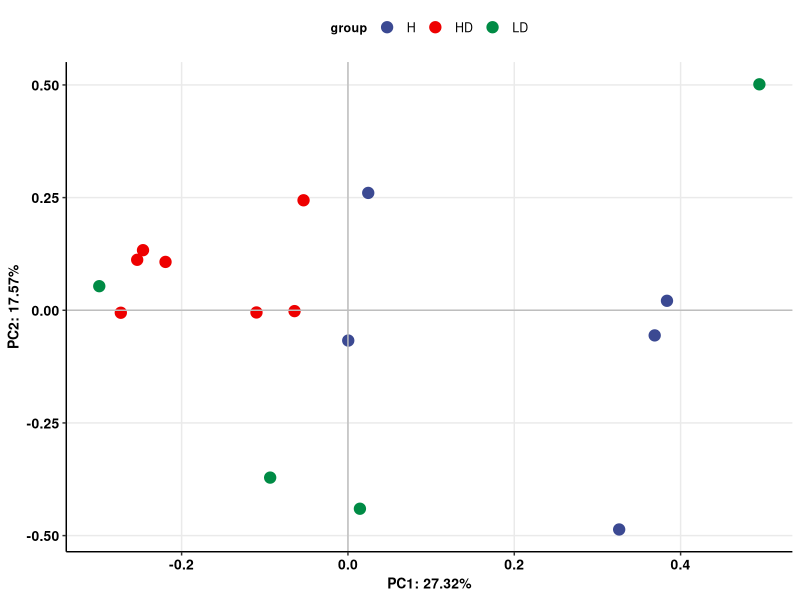
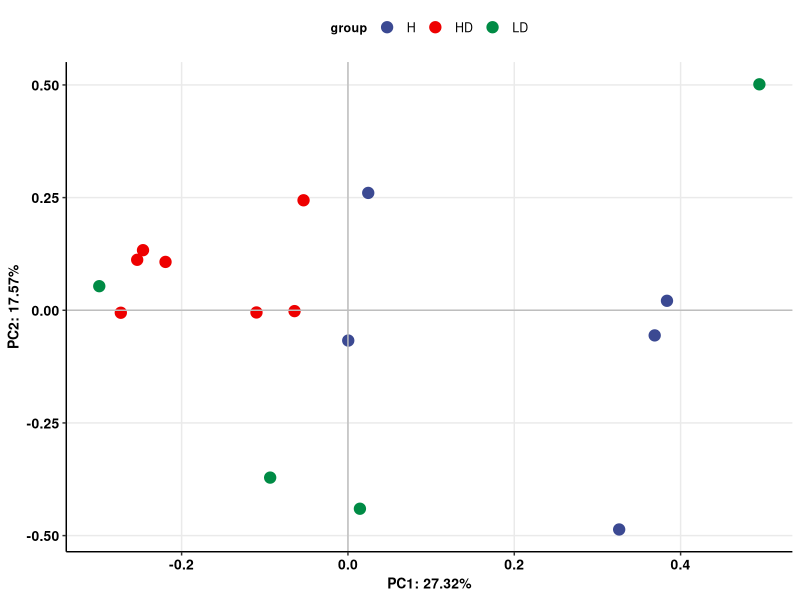

Write R code to recreate these figures, in order.
library(tidyverse)
library(vegan)
library(ggsci)


# # 设置参数和读入数据 -------------------------------------------------------------
# 默认使用PC1和PC2, 如果要用PC3, PC4改一下就好
use <- c("PC1", "PC2")

# 是否标准化数据, 默认进行标准化
is.scale <- T

# 读入数据, 每行是一个样本, 样本列名必须是sample
lh <- read.table("LH.csv", header = T, sep = ",", row.names = 1) 

# 样本分组信息第一列是sample, 第二列是group信息
lh.gr <- read_csv("LH_group.csv")


# pca 分析  -------------------------------------------------------------------------

pca_lh <- rda(lh,scale = is.scale)

#plot(pca_lh$CA$eig,type = "b")
#abline(h=mean(pca_lh$CA$eig),lwd=1,col="blue")

# 提取坐标信息
pc.df <- pca_lh$CA$u[,c(use[1], use[2])] %>% 
  as.data.frame() %>%  
  mutate(sample = rownames(.)) %>% 
  left_join(lh.gr, by = "sample")

# 计算每个主成分的贡献度
conb <- map_df(pca_lh$CA$eig, function(x){round(100* x/sum(pca_lh$CA$eig),2)})

p <- ggplot(pc.df, aes_string(use[1], use[2], color = "group")) + geom_point(size =3.5)+
  geom_vline(xintercept = 0,color = "gray") +
  geom_hline(yintercept = 0,color = "gray") + 
  labs(x = str_glue("{use[1]}: {conb[use[1]]}%"), y = str_glue("{use[2]}: {conb[use[2]]}%"))+
  scale_color_aaas() + 
  theme(
    axis.text = element_text(color = "black", size = 10, face = "bold"),
    axis.title = element_text(color = "black", size = 10, face = "bold"),
    legend.text = element_text(color = "black", size = 9),
    legend.title = element_text(color = "black", size = 9, face = "bold"),
    panel.grid.major = element_line(color = "#EAEAEA", size = 0.5),
    panel.grid.minor = element_blank(),
    axis.line = element_line(color = "black"),
    panel.background = element_rect(fill = "white"),
    plot.title = element_text(color = "black", size = 9, face = "bold", hjust = 0.5),
    plot.subtitle = element_text(color = "black", size = 9, hjust = 0.5),
    plot.caption = element_text(color = "black", size = 8, hjust = 1),
    plot.background = element_rect(fill = "white"),
    strip.text = element_text(color = "black", size = 8),
    strip.background = element_rect(fill = "#EAEAEA", color = NA),
    legend.position = "top"
  ) 
# 输出结果
if (!dir.exists("./out/pca/")) {
  dir.create("./out/pca/", recursive = T)
}

ggsave(filename = "./out/pca//pca.pdf", plot = p, device = "pdf", width = 5, height = 5)
write_tsv(conb, "./out/pca//eig.tsv")
write_tsv(pc.df,  "./out/pca//pca_table.tsv")
p